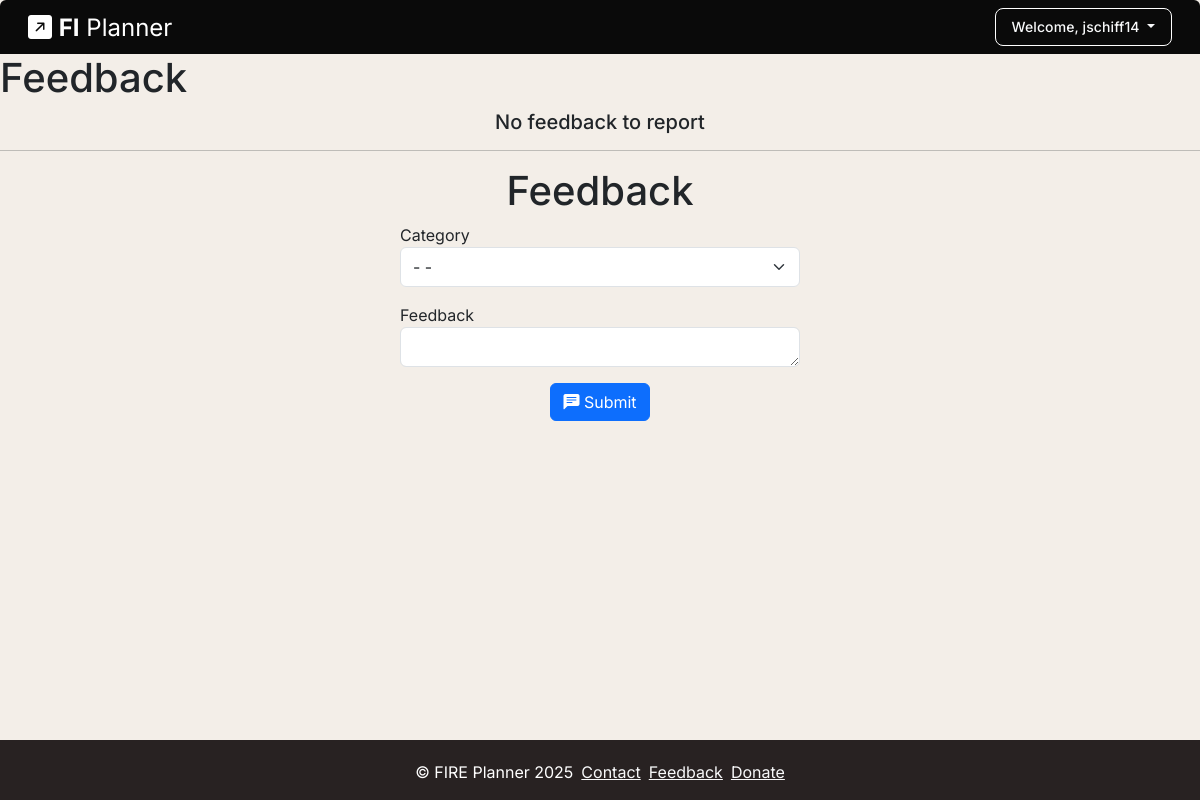
The page /feedback/ (signed in) on the database as committed earlier.
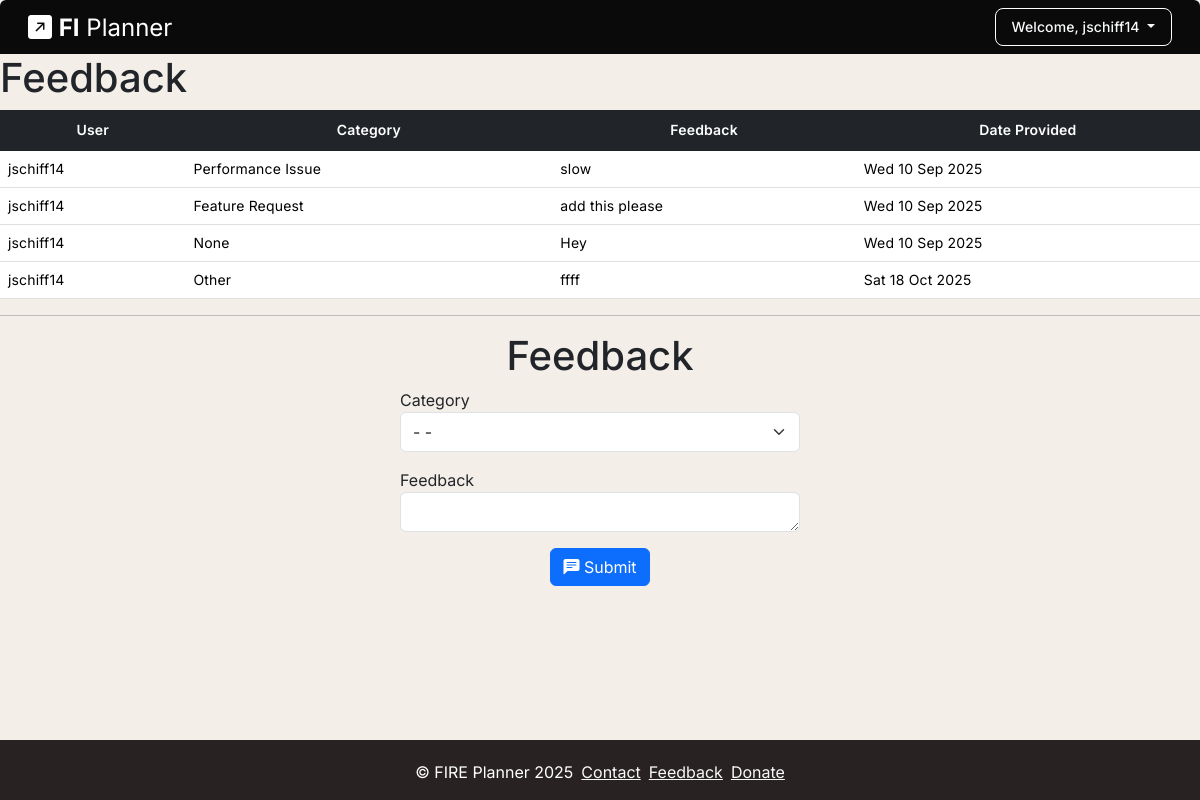
The same page on the database as committed later.
### FIRE/models.py (models this page shows)
class Feedback(models.Model):
    id = models.UUIDField(primary_key=True, default=uuid.uuid4, editable=False)
    user = models.ForeignKey(User, on_delete=models.CASCADE, null=True)
    category = models.CharField(max_length=30, null=True)
    feedback = models.TextField()
    created_at = models.DateTimeField(auto_now_add=True, null=True)
    status = models.CharField(max_length=25, null=True)
    response = models.TextField(null=True)

### FIRE/views.py (the view, shortened to what this page needs)
# urls.py: path('feedback/', views.feedback, name='feedback'),
def feedback(request):
    if request.method == "GET":
        if request.user.is_superuser: # just using request.user attributes
            feedback = Feedback.objects.all()
            return render(request, 'FIRE/feedback.html', {'form': FeedbackForm(), 'feedback': feedback})
        return render(request, 'FIRE/feedback.html', {'form': FeedbackForm()})

### FIRE/forms.py
class FeedbackForm(ModelForm):
	class Meta:
		model = Feedback
		fields = ['feedback',
			'category']

### FIRE/templates/FIRE/feedback.html (shortened to what this page needs)
{% extends 'FIRE/base.html' %}
{% block content %}
{% if user.is_superuser %}
    <h1>Feedback</h1>
    {% if feedback %}
        <table class="table table-hover">
            <thead class="table-dark">
                <tr>
                    <th class="th-special" style="text-align: center;">User</th>
                    <th class="th-special" style="text-align: center;">Category</th>
                    <th class="th-special" style="text-align: center;">Feedback</th>
                    <th class="th-special" style="text-align: center;">Date Provided</th>
                </tr>
            </thead>
            <tbody>
                {% for f in feedback %}
                <tr>
                    <td>{{ f.user }}</td>
                    <td>{{ f.category }}</td>
                    <td>{{ f.feedback }}</td>
                    <td>{{ f.created_at|date:"D d M Y" }}</td>
                </tr>
                {% endfor %}
            </tbody>
        </table>
    {% else %}
        <h5 class="text-center"> No feedback to report</h5>
    {% endif %}
    <hr class="hr-big">
{% endif %}
<div class="col-4 mx-auto mt-3">
    <h1 class="text-center">Feedback</h1>
    <form method="POST">
        <div class="mb-3">
            <label for="category">Category</label>
            <select class="form-select" id="category" name="category">
                <option value=None>- -</option>
            </select>
        </div>
        <div class="mb-3">
            <label for="feedback">Feedback</label>
            <textarea type="text" class="form-control" id="feedback" name="feedback"  required rows="5"></textarea>
        </div>
        <div class="d-flex justify-content-center">
            <button type="submit" class="btn btn-primary"><i class="bi bi-chat-left-text-fill"></i> Submit</button>
        </div>
    </form>
</div>
{% endblock %}

Rows that differ between the two databases and show on the page:
added Feedback: user "jschiff14", category "Performance Issue", feedback "slow", created_at "Wed 10 Sep 2025"
added Feedback: user "jschiff14", category "Feature Request", feedback "add this please", created_at "Wed 10 Sep 2025"
added Feedback: user "jschiff14", category "None", feedback "Hey", created_at "Wed 10 Sep 2025"
added Feedback: user "jschiff14", category "Other", feedback "ffff", created_at "Sat 18 Oct 2025"
Other text that changed with them:
text no longer shown: "No feedback to report"
text now shown: "User Category Feedback Date Provided"
